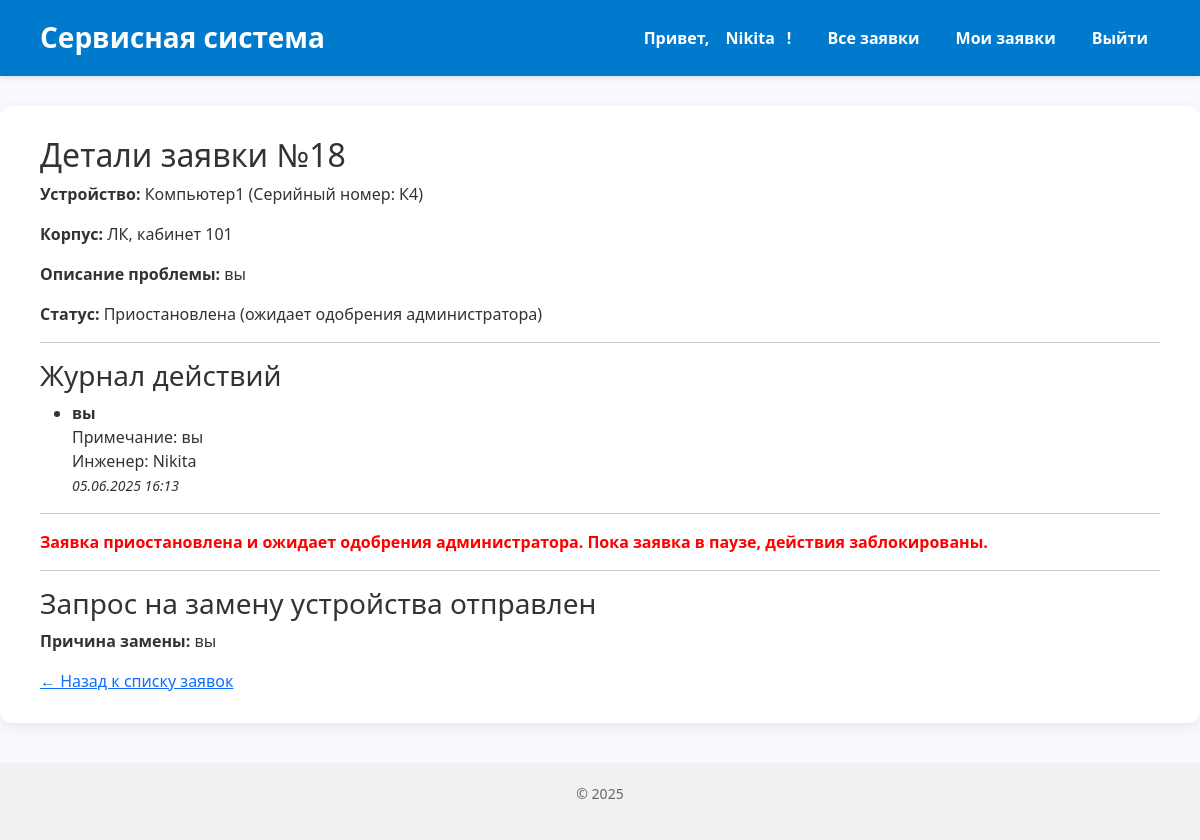
Page /engineer/request/18/ (signed in) on the earlier database version.
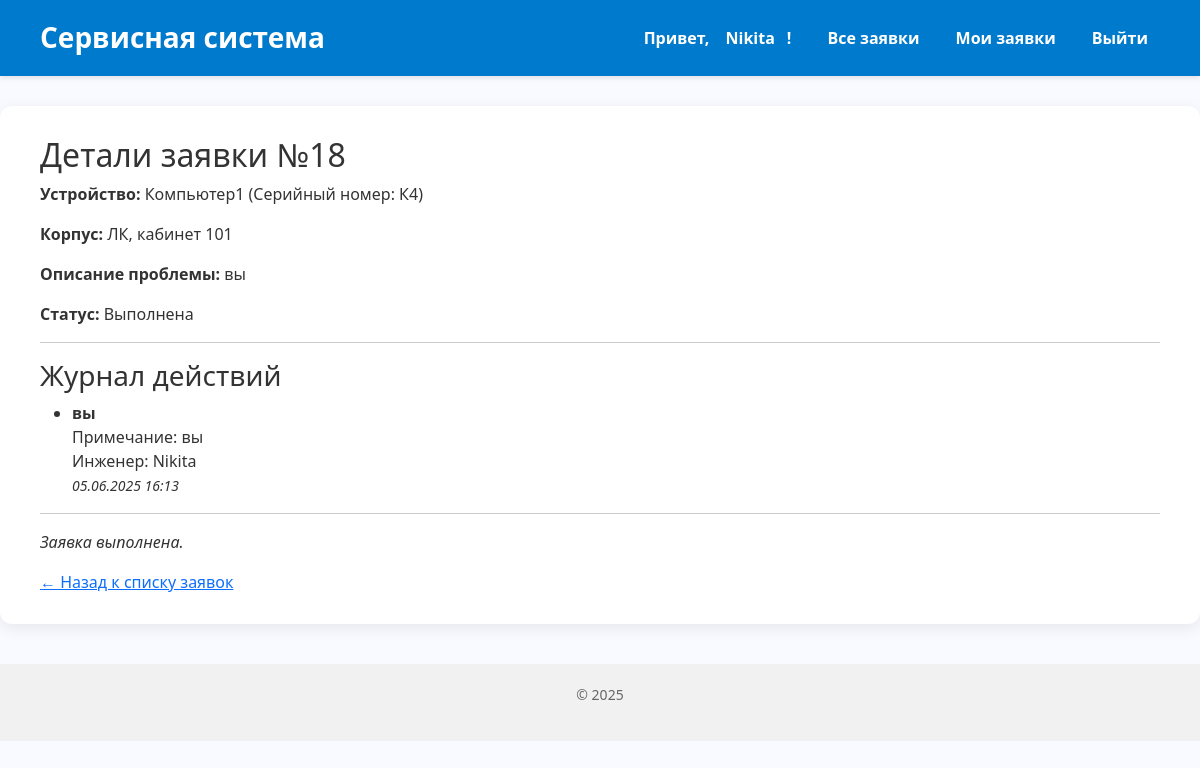
Same page on the later database version.
### core/models.py (models this page shows, shortened)
class ReplacementRequest(models.Model):
    service_request = models.OneToOneField(ServiceRequest, on_delete=models.CASCADE, related_name='replacement_request')
    engineer = models.ForeignKey(settings.AUTH_USER_MODEL, on_delete=models.CASCADE)
    reason = models.TextField("Причина замены", blank=True, null=True)
    created_at = models.DateTimeField(auto_now_add=True)
    new_device_model = models.CharField("Модель нового устройства", max_length=255, blank=True, null=True)
    new_device_serial = models.CharField("Серийный номер нового устройства", max_length=255, blank=True, null=True)
    admin_approved = models.BooleanField("Одобрено администратором", default=False)
    approved_at = models.DateTimeField("Дата одобрения", blank=True, null=True)
    class Meta:
        verbose_name = "Запрос на замену устройства"
        verbose_name_plural = "Запросы на замену устройств"

### core/views.py (the view, shortened to what this page needs)
# urls.py: path('engineer/request/<int:request_id>/', views.engineer_request_detail, name='engineer_request_detail'),
@login_required
@engineer_required
def engineer_request_detail(request, request_id):
    service_request = get_object_or_404(ServiceRequest, id=request_id)
    replacement_request = ReplacementRequest.objects.filter(service_request=service_request).first()
    if service_request.is_paused:
        logs = service_request.service_logs.select_related('engineer').order_by('-action_date')
        return render(request, 'core/engineer/engineer_request_detail.html', {
            'request': service_request,
            'logs': logs,
            'replacement_request': replacement_request,
            'paused_message': "Заявка приостановлена и ожидает одобрения администратора.",
        })

### core/templates/core/engineer/engineer_request_detail.html (shortened to what this page needs)
{% extends 'base.html' %}
{% block content %}
<h2>Детали заявки №{{ request.id }}</h2>
<p><strong>Устройство:</strong> {{ request.device.name }} (Серийный номер: {{ request.device.serial_number }})</p>
<p><strong>Корпус:</strong> {{ request.device.cabinet.building }}, кабинет {{ request.device.cabinet.number }}</p>
<p><strong>Описание проблемы:</strong> {{ request.description }}</p>
<p><strong>Статус:</strong>
  {% if request.is_completed %}
    Выполнена
  {% elif request.is_paused %}
    Приостановлена (ожидает одобрения администратора)
  {% else %}
    В работе
  {% endif %}
</p>
<hr>
<h3>Журнал действий</h3>
{% if logs %}
  <ul>
    {% for log in logs %}
      <li>
        <strong>{{ log.action_type }}</strong><br>
        {% if log.notes %}
          Примечание: {{ log.notes }}<br>
        {% endif %}
        Инженер: {{ log.engineer.username }}<br>
        <small><em>{{ log.action_date|date:"d.m.Y H:i" }}</em></small>
      </li>
    {% endfor %}
  </ul>
{% else %}
  <p>Нет записей в журнале.</p>
{% endif %}
<hr>
{% if not request.is_completed %}
  {% if request.is_paused %}
    <p style="color: red; font-weight: bold;">
      Заявка приостановлена и ожидает одобрения администратора. Пока заявка в паузе, действия заблокированы.
    </p>
  {% endif %}
  {% if replacement_request %}
    <hr>
    <h3>Запрос на замену устройства отправлен</h3>
    <p><strong>Причина замены:</strong> {{ replacement_request.reason }}</p>
  {% endif %}
{% else %}
  <p><em>Заявка выполнена.</em></p>
{% endif %}
<a href="{% url 'engineer_dashboard' %}">← Назад к списку заявок</a>
{% endblock %}

Differences in the rows shown:
no longer on this page (row unchanged): ReplacementRequest: reason "вы"
changed ServiceRequest "вы": is_completed False → True (drawn)
Other differences:
text no longer shown: "Приостановлена (ожидает одобрения администратора) Заявка приостановлена и ожидает одобрения администратора. Пока заявка в паузе, действия заблокированы. Запрос на замену устройства отправлен Причина замены:"
text now shown: "Выполнена Заявка выполнена."
